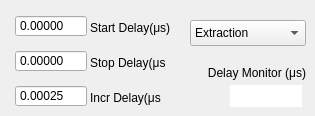
   <widget class="QWidget" name="Delay">
    <attribute name="title">
     <string>Delay</string>
    </attribute>
    <widget class="QDoubleSpinBox" name="inp_stopDelay">
     <property name="geometry">
      <rect>
       <x>15</x>
       <y>50</y>
       <width>72</width>
       <height>22</height>
      </rect>
     </property>
     <property name="sizePolicy">
      <sizepolicy hsizetype="Fixed" vsizetype="Fixed">
       <horstretch>0</horstretch>
       <verstretch>0</verstretch>
      </sizepolicy>
     </property>
     <property name="minimumSize">
      <size>
       <width>72</width>
       <height>22</height>
      </size>
     </property>
     <property name="maximumSize">
      <size>
       <width>40</width>
       <height>16777215</height>
      </size>
     </property>
     <property name="font">
      <font>
       <weight>50</weight>
       <bold>false</bold>
      </font>
     </property>
     <property name="mouseTracking">
      <bool>true</bool>
     </property>
     <property name="wrapping">
      <bool>false</bool>
     </property>
     <property name="frame">
      <bool>true</bool>
     </property>
     <property name="buttonSymbols">
      <enum>QAbstractSpinBox::NoButtons</enum>
     </property>
     <property name="keyboardTracking">
      <bool>true</bool>
     </property>
     <property name="decimals">
      <number>5</number>
     </property>
     <property name="minimum">
      <double>-100.000000000000000</double>
     </property>
     <property name="maximum">
      <double>10000.000000000000000</double>
     </property>
     <property name="singleStep">
      <double>0.000250000000000</double>
     </property>
     <property name="value">
      <double>0.000000000000000</double>
     </property>
    </widget>
    <widget class="QDoubleSpinBox" name="inp_incrDelay">
     <property name="geometry">
      <rect>
       <x>15</x>
       <y>85</y>
       <width>72</width>
       <height>22</height>
      </rect>
     </property>
     <property name="sizePolicy">
      <sizepolicy hsizetype="Fixed" vsizetype="Fixed">
       <horstretch>0</horstretch>
       <verstretch>0</verstretch>
      </sizepolicy>
     </property>
     <property name="minimumSize">
      <size>
       <width>72</width>
       <height>22</height>
      </size>
     </property>
     <property name="maximumSize">
      <size>
       <width>40</width>
       <height>16777215</height>
      </size>
     </property>
     <property name="font">
      <font>
       <weight>50</weight>
       <bold>false</bold>
      </font>
     </property>
     <property name="mouseTracking">
      <bool>true</bool>
     </property>
     <property name="wrapping">
      <bool>false</bool>
     </property>
     <property name="frame">
      <bool>true</bool>
     </property>
     <property name="buttonSymbols">
      <enum>QAbstractSpinBox::NoButtons</enum>
     </property>
     <property name="keyboardTracking">
      <bool>true</bool>
     </property>
     <property name="decimals">
      <number>5</number>
     </property>
     <property name="maximum">
      <double>1000.000000000000000</double>
     </property>
     <property name="singleStep">
      <double>0.000250000000000</double>
     </property>
     <property name="value">
      <double>0.000250000000000</double>
     </property>
    </widget>
    <widget class="QTextBrowser" name="out_delayMon">
     <property name="geometry">
      <rect>
       <x>230</x>
       <y>85</y>
       <width>72</width>
       <height>22</height>
      </rect>
     </property>
     <property name="sizePolicy">
      <sizepolicy hsizetype="Fixed" vsizetype="Fixed">
       <horstretch>0</horstretch>
       <verstretch>0</verstretch>
      </sizepolicy>
     </property>
     <property name="minimumSize">
      <size>
       <width>72</width>
       <height>22</height>
      </size>
     </property>
     <property name="font">
      <font>
       <weight>50</weight>
       <bold>false</bold>
      </font>
     </property>
     <property name="acceptDrops">
      <bool>false</bool>
     </property>
     <property name="frameShape">
      <enum>QFrame::NoFrame</enum>
     </property>
     <property name="frameShadow">
      <enum>QFrame::Plain</enum>
     </property>
     <property name="html">
      <string>&lt;!DOCTYPE HTML PUBLIC &quot;-//W3C//DTD HTML 4.0//EN&quot; &quot;http://www.w3.org/TR/REC-html40/strict.dtd&quot;&gt;
&lt;html&gt;&lt;head&gt;&lt;meta name=&quot;qrichtext&quot; content=&quot;1&quot; /&gt;&lt;style type=&quot;text/css&quot;&gt;
p, li { white-space: pre-wrap; }
&lt;/style&gt;&lt;/head&gt;&lt;body style=&quot; font-family:'Tahoma'; font-size:8pt; font-weight:400; font-style:normal;&quot;&gt;
&lt;p style=&quot;-qt-paragraph-type:empty; margin-top:0px; margin-bottom:0px; margin-left:0px; margin-right:0px; -qt-block-indent:0; text-indent:0px;&quot;&gt;&lt;br /&gt;&lt;/p&gt;&lt;/body&gt;&lt;/html&gt;</string>
     </property>
    </widget>
    <widget class="QDoubleSpinBox" name="inp_startDelay">
     <property name="geometry">
      <rect>
       <x>15</x>
       <y>15</y>
       <width>72</width>
       <height>22</height>
      </rect>
     </property>
     <property name="sizePolicy">
      <sizepolicy hsizetype="Fixed" vsizetype="Fixed">
       <horstretch>0</horstretch>
       <verstretch>0</verstretch>
      </sizepolicy>
     </property>
     <property name="minimumSize">
      <size>
       <width>72</width>
       <height>22</height>
      </size>
     </property>
     <property name="maximumSize">
      <size>
       <width>40</width>
       <height>16777215</height>
      </size>
     </property>
     <property name="font">
      <font>
       <weight>50</weight>
       <bold>false</bold>
      </font>
     </property>
     <property name="mouseTracking">
      <bool>true</bool>
     </property>
     <property name="wrapping">
      <bool>false</bool>
     </property>
     <property name="frame">
      <bool>true</bool>
     </property>
     <property name="buttonSymbols">
      <enum>QAbstractSpinBox::NoButtons</enum>
     </property>
     <property name="keyboardTracking">
      <bool>true</bool>
     </property>
     <property name="decimals">
      <number>5</number>
     </property>
     <property name="minimum">
      <double>-100.000000000000000</double>
     </property>
     <property name="maximum">
      <double>10000.000000000000000</double>
     </property>
     <property name="singleStep">
      <double>0.000250000000000</double>
     </property>
     <property name="value">
      <double>0.000000000000000</double>
     </property>
    </widget>
    <widget class="QLabel" name="label_33">
     <property name="geometry">
      <rect>
       <x>90</x>
       <y>90</y>
       <width>71</width>
       <height>16</height>
      </rect>
     </property>
     <property name="font">
      <font>
       <weight>50</weight>
       <bold>false</bold>
      </font>
     </property>
     <property name="text">
      <string>Incr Delay(μs)</string>
     </property>
    </widget>
    <widget class="QLabel" name="label_34">
     <property name="geometry">
      <rect>
       <x>205</x>
       <y>65</y>
       <width>101</width>
       <height>16</height>
      </rect>
     </property>
     <property name="font">
      <font>
       <weight>50</weight>
       <bold>false</bold>
      </font>
     </property>
     <property name="text">
      <string>Delay Monitor (μs)</string>
     </property>
     <property name="alignment">
      <set>Qt::AlignRight|Qt::AlignTrailing|Qt::AlignVCenter</set>
     </property>
    </widget>
    <widget class="QLabel" name="label_35">
     <property name="geometry">
      <rect>
       <x>90</x>
       <y>20</y>
       <width>81</width>
       <height>16</height>
      </rect>
     </property>
     <property name="font">
      <font>
       <weight>50</weight>
       <bold>false</bold>
       <kerning>true</kerning>
      </font>
     </property>
     <property name="text">
      <string>Start Delay(μs)</string>
     </property>
    </widget>
    <widget class="QLabel" name="label_36">
     <property name="geometry">
      <rect>
       <x>90</x>
       <y>55</y>
       <width>76</width>
       <height>16</height>
      </rect>
     </property>
     <property name="font">
      <font>
       <weight>50</weight>
       <bold>false</bold>
      </font>
     </property>
     <property name="text">
      <string>Stop Delay(μs)</string>
     </property>
    </widget>
    <widget class="QComboBox" name="delaySelectScan">
     <property name="geometry">
      <rect>
       <x>190</x>
       <y>20</y>
       <width>116</width>
       <height>26</height>
      </rect>
     </property>
     <property name="sizePolicy">
      <sizepolicy hsizetype="Fixed" vsizetype="Fixed">
       <horstretch>0</horstretch>
       <verstretch>0</verstretch>
      </sizepolicy>
     </property>
     <property name="font">
      <font>
       <weight>50</weight>
       <bold>false</bold>
      </font>
     </property>
     <item>
      <property name="text">
       <string>Extraction</string>
      </property>
     </item>
    </widget>
   </widget>
